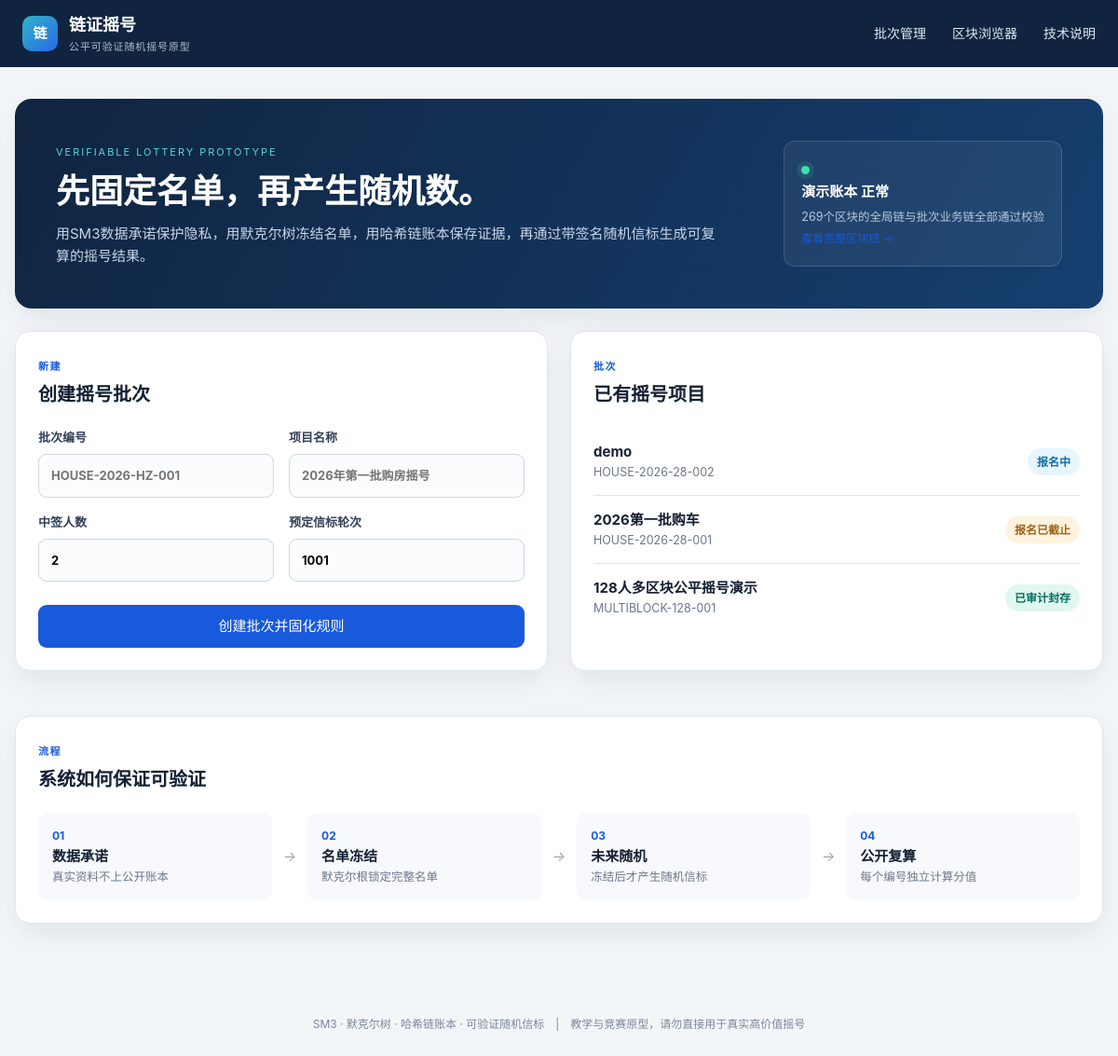
The page / on the database its author committed.
### tables this page shows
CREATE TABLE batches (
    id INTEGER PRIMARY KEY AUTOINCREMENT,
    batch_id TEXT NOT NULL UNIQUE,
    title TEXT NOT NULL,
    winner_count INTEGER NOT NULL CHECK(winner_count > 0),
    status TEXT NOT NULL DEFAULT 'REGISTRATION',
    rule_json TEXT NOT NULL,
    rule_hash TEXT NOT NULL,
    beacon_round INTEGER NOT NULL,
    created_at TEXT NOT NULL,
    closed_at TEXT,
    frozen_at TEXT,
    merkle_root TEXT,
    manifest_hash TEXT,
    beacon_json TEXT,
    seed TEXT,
    drawn_at TEXT
);

### app.py (the view)
    @app.get("/")
    def index():
        batches = get_db().execute("SELECT * FROM batches ORDER BY id DESC").fetchall()
        ledger_ok, ledger_detail = verify_ledger(get_db())
        return render_template("index.html", batches=batches, ledger_ok=ledger_ok, ledger_detail=ledger_detail)

### crypto_utils.py (called while the page is built)
def sm3(data: bytes) -> bytes:
    return hashlib.new("sm3", data).digest()

def sm3_hex(data: bytes) -> str:
    return sm3(data).hex()

def field(value: str | bytes) -> bytes:
    raw = value if isinstance(value, bytes) else value.encode("utf-8")
    return len(raw).to_bytes(4, "big") + raw

def canonical_json(value: object) -> bytes:
    return json.dumps(
        value, ensure_ascii=False, sort_keys=True, separators=(",", ":")
    ).encode("utf-8")

### database.py (called while the page is built)
def connect(path: str | Path) -> sqlite3.Connection:
    conn = sqlite3.connect(path)
    conn.row_factory = sqlite3.Row
    conn.execute("PRAGMA foreign_keys = ON")
    return conn

### ledger.py (called while the page is built)
def block_digest_v2(
    height: int,
    previous_hash: str,
    batch_id: str,
    stage: str,
    tx_type: str,
    data_hash: str,
    state_hash: str,
    business_previous_hash: str,
    timestamp: str,
) -> str:
    return sm3_hex(
        b"\x41"
        + field("LOTTERY-BLOCK-V2")
        + height.to_bytes(8, "big")
        + field(bytes.fromhex(previous_hash))
        + field(batch_id)
        + field(stage)
        + field(tx_type)
        + field(bytes.fromhex(data_hash))
        + field(bytes.fromhex(state_hash))
        + field(bytes.fromhex(business_previous_hash))
        + field(timestamp)
    )

### templates/index.html (shortened to what this page needs)
{% extends "base.html" %}
{% block content %}
<section class="hero">
  <div>
    <span class="eyebrow">VERIFIABLE LOTTERY PROTOTYPE</span>
    <h1>先固定名单，再产生随机数。</h1>
    <p>用SM3数据承诺保护隐私，用默克尔树冻结名单，用哈希链账本保存证据，再通过带签名随机信标生成可复算的摇号结果。</p>
  </div>
  <div class="ledger-state {{ 'ok' if ledger_ok else 'bad' }}">
    <span class="pulse"></span><strong>演示账本 {{ '正常' if ledger_ok else '异常' }}</strong>
    <small>{{ ledger_detail }}</small>
    <a class="link" href="{{ url_for('chain_explorer') }}">查看完整区块链 →</a>
  </div>
</section>
<div class="grid two">
  <section class="card">
    <div class="card-head"><div><span class="step">新建</span><h2>创建摇号批次</h2></div></div>
    <form method="post" action="{{ url_for('create_batch_route') }}" class="form-grid">
      <label>批次编号<input name="batch_id" required placeholder="HOUSE-2026-HZ-001"></label>
      <label>项目名称<input name="title" required placeholder="2026年第一批购房摇号"></label>
      <label>中签人数<input name="winner_count" type="number" min="1" value="2" required></label>
      <label>预定信标轮次<input name="beacon_round" type="number" min="1" value="1001" required></label>
      <button class="button primary full" type="submit">创建批次并固化规则</button>
    </form>
  </section>
  <section class="card">
    <div class="card-head"><div><span class="step">批次</span><h2>已有摇号项目</h2></div></div>
    {% if batches %}
      <div class="batch-list">
      {% for batch in batches %}
        <a class="batch-row" href="{{ url_for('batch_detail', batch_db_id=batch['id']) }}">
          <div><strong>{{ batch['title'] }}</strong><small>{{ batch['batch_id'] }}</small></div>
          <span class="badge status-{{ batch['status']|lower }}">{{ batch['status']|status_label }}</span>
        </a>
      {% endfor %}
      </div>
    {% else %}<div class="empty">还没有批次。创建一个批次即可开始演示。</div>{% endif %}
  </section>
</div>
<section class="card" id="about">
  <div class="card-head"><div><span class="step">流程</span><h2>系统如何保证可验证</h2></div></div>
  <div class="flow">
    <div><b>01</b><strong>数据承诺</strong><small>真实资料不上公开账本</small></div>
    <i>→</i><div><b>02</b><strong>名单冻结</strong><small>默克尔根锁定完整名单</small></div>
    <i>→</i><div><b>03</b><strong>未来随机</strong><small>冻结后才产生随机信标</small></div>
    <i>→</i><div><b>04</b><strong>公开复算</strong><small>每个编号独立计算分值</small></div>
  </div>
</section>
{% endblock %}

### static/style.css (style rules this page uses)
:root { --navy:#10243f;--blue:#185adb;--cyan:#18a0ae;--ink:#142033;--muted:#6c7789;--line:#dfe5ec;--bg:#f3f6f9;--white:#fff;--green:#0b8f65;--red:#c43d4b;--amber:#d98213;--shadow:0 12px 32px rgba(16,36,63,.08) }
* { box-sizing:border-box }
body { margin:0;background:var(--bg);color:var(--ink);font:15px/1.6 Inter,"Noto Sans SC","Microsoft YaHei",sans-serif }
.hero { background:linear-gradient(120deg,#10243f,#153f70);border-radius:18px;padding:44px;color:white;display:flex;align-items:center;justify-content:space-between;margin-bottom:24px;box-shadow:var(--shadow) }
.hero h1 { font-size:36px;line-height:1.2;margin:10px 0 12px }
.hero p { max-width:720px;color:#c8d6e8;margin:0 }
.eyebrow { font-size:11px;letter-spacing:.18em;color:#57d5df }
.ledger-state { min-width:220px;padding:18px;border:1px solid rgba(255,255,255,.14);border-radius:12px;background:rgba(255,255,255,.06) }
.ledger-state strong,.ledger-state small { display:block }
.ledger-state small { color:#b9c9da;margin-top:5px }
.pulse { display:inline-block;width:9px;height:9px;border-radius:50%;background:#40dfaa;margin-right:8px;box-shadow:0 0 0 5px rgba(64,223,170,.13) }
.grid { display:grid;gap:24px;margin-bottom:24px }
.grid.two { grid-template-columns:1fr 1fr }
.card { background:var(--white);border:1px solid var(--line);border-radius:16px;padding:24px;box-shadow:var(--shadow);margin-bottom:24px }
.card-head { display:flex;align-items:flex-start;justify-content:space-between;margin-bottom:20px }
.card-head h2 { font-size:20px;margin:3px 0 0 }
.step { color:var(--blue);font-size:11px;font-weight:800;letter-spacing:.14em;text-transform:uppercase }
.form-grid { display:grid;grid-template-columns:1fr 1fr;gap:16px }
label { font-size:13px;font-weight:700;color:#334158 }
input { display:block;width:100%;margin-top:7px;padding:12px 13px;border:1px solid #cfd7e2;border-radius:9px;font:inherit;outline:none;background:#fbfcfd }
.full { grid-column:1/-1 }
.button { display:inline-flex;justify-content:center;align-items:center;border:0;border-radius:9px;padding:11px 16px;font-weight:750;text-decoration:none;cursor:pointer;font:inherit;width:100%;margin-top:9px }
.button.primary { background:var(--blue);color:white }
.batch-list { display:flex;flex-direction:column }
.batch-row { display:flex;justify-content:space-between;align-items:center;padding:14px 0;border-bottom:1px solid var(--line);text-decoration:none;color:var(--ink) }
.batch-row:last-child { border:0 }
.batch-row strong,.batch-row small { display:block }
.batch-row small { color:var(--muted) }
.badge { display:inline-flex;align-items:center;border-radius:999px;padding:5px 10px;font-size:12px;font-weight:800;background:#e8eef6;color:#49617e }
.status-registration { background:#e7f5ff;color:#126da6 }
.status-closed { background:#fff3dd;color:#9e6214 }
.flow { display:flex;align-items:center;justify-content:space-between;gap:12px }
.flow div { flex:1;padding:15px;background:#f7f9fc;border-radius:10px }
.flow b,.flow strong,.flow small { display:block }
.flow b { color:var(--blue);font-size:12px }
.flow small { color:var(--muted) }
.flow i { color:#97a4b5 }
.link { padding:0;border:0;background:none;color:var(--blue);text-decoration:none;cursor:pointer;font:inherit;font-size:12px }
.status-audited { background:#dff7ef;color:#076f5d }

### rows shown on the page
batches: title "demo", batch_id "HOUSE-2026-28-002", status|status_label "报名中"
batches: title "2026第一批购车", batch_id "HOUSE-2026-28-001", status|status_label "报名已截止"
batches: title "128人多区块公平摇号演示", batch_id "MULTIBLOCK-128-001", status|status_label "已审计封存"

### other values the page prints
{{ '正常' if ledger_ok else '异常' }} "正常"
{{ ledger_detail }} "269个区块的全局链与批次业务链全部通过校验"
